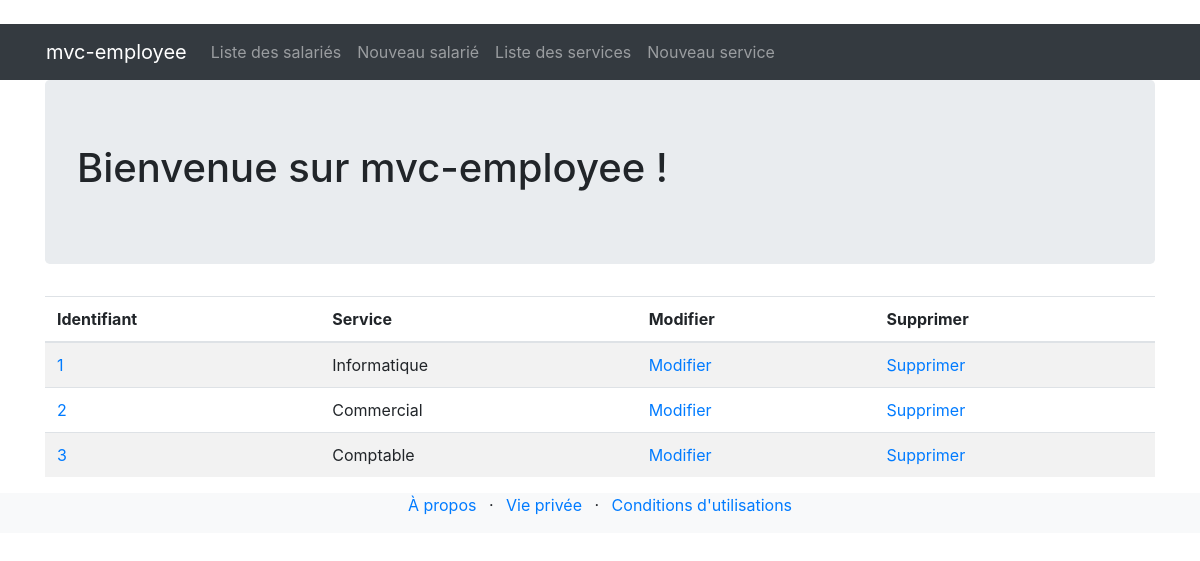
Screenshot of /mvc-employees/departement/index with the database file from the repository.
### tables this page shows
CREATE TABLE `departement` (
  `id` int NOT NULL,
  `name` varchar(50) NOT NULL
);

### src/Lib/Renderer.php (called while the page is built, shortened)
<?php
class Renderer
{
    public static function render(string $path, array $var = []): void
    {
        extract($var);
        require('src/View/' . $path . '.view.php');
        require('src/layout.php');
    }
}

### src/Controller/DepartementController.php (called while the page is built, shortened)
<?php
class DepartementController extends Controller
{
    private $model;
    public function __construct(DepartementManager $departementManager)
    {
        $this->model = $departementManager;
    }
    public function index()
    {
        $departements = $this->model->findAll();
        Renderer::render("departement/listing", compact('departements'));
    }
}

### index.php (called while the page is built, shortened)
<?php
Application::start();

### src/Model/Model.php (called while the page is built, shortened)
<?php
class Model
{
    protected $db;
    protected $table;
    protected $class;
    public function __construct($db)
    {
        $this->db = $db->getPdo();
    }
    public function findAll()
    {
        $req = $this->db->prepare("SELECT * FROM $this->table");
        $req->execute();
        $req->setFetchMode(PDO::FETCH_CLASS, $this->class);
        return $req->fetchAll();
    }
}

### src/Lib/Database.php (called while the page is built, shortened)
<?php
class Database
{
    private $pdo;
    public function __construct()
    {
        $dsn = "mysql:host=" . DB_HOST . ";dbname=" . DB_NAME;
        try {
            $this->pdo = new PDO($dsn, DB_USER, DB_PASSWORD);
            $this->pdo->setAttribute(PDO::ATTR_ERRMODE, PDO::ERRMODE_EXCEPTION);
		    $this->pdo->exec("SET NAMES utf8");
        } catch (PDOException $e) {
            die('Erreur de connexion à la base de données : ' . $e->getMessage());
        }
    }
    public function getPdo()
    {
        return $this->pdo;
    }
}

### src/Entity/Entity.php (called while the page is built, shortened)
<?php
class Entity{
    protected $id;
    public function getId()
    {
        return $this->id;
    }
}

### src/Entity/Departement.php (called while the page is built, shortened)
<?php
class Departement extends Entity
{
    private $name;
    public function getName()
    {
        return $this->name;
    }
}

### src/View/departement/listing.view.php (the view)
<div class="container">
        <div class="row">
            <div class="col">
                <table class="table table-striped">
                    <thead>
                        <tr>
                            <th>Identifiant</th>
                            <th>Service</th>
                            <th>Modifier</th>
                            <th>Supprimer</th>
                        </tr>
                    </thead>
                    <tbody>
                        <?php
                        foreach ($departements as $departement) {
                            echo '<tr>
                            <td><a href="/mvc-employees/departement/show/'.$departement->getId().'"> ' . $departement->getId() . '</a></td>
                            <td>' . $departement->getName() . '</td>
                            <td><a href="/mvc-employees/departement/editView/'.$departement->getId().'">Modifier</a></td>
                            <td><a href="/mvc-employees/departement/delete/'.$departement->getId().'">Supprimer</a></td>
                            </tr>';
                        }
                        ?>
                    </tbody>
                </table>
            </div>
        </div>
    </div>

### rows the page displays
departement: id "1", name "Informatique"
departement: id "2", name "Commercial"
departement: id "3", name "Comptable"
